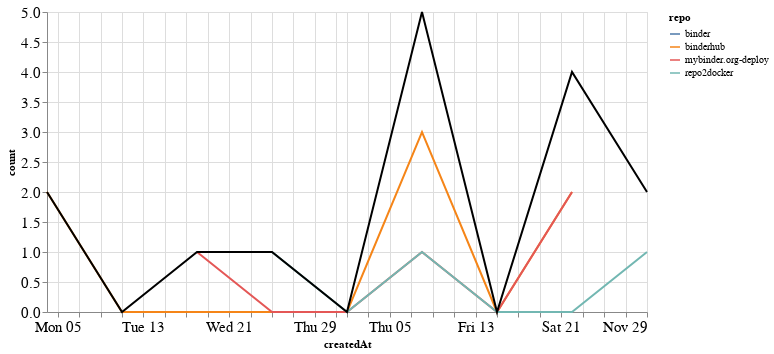

The notebook cell saved with this chart:
### Markdown cell above
### PRs

### Code cell
prs_time = prs.groupby('repo').resample('W', on='createdAt').count()['author'].reset_index()
prs_time = prs_time.rename(columns={'author': 'count'})
prs_time_total = prs_time.groupby('createdAt').agg({"count": "sum"}).reset_index()

ch1 = alt.Chart(prs_time, width=600).mark_line().encode(
    x='createdAt',
    y='count',
    color='repo',
    tooltip="repo"
)

ch2 = alt.Chart(prs_time_total, width=600).mark_line(color="black").encode(
    x='createdAt',
    y='count',
)

ch1 + ch2

### Figure 1 — Vega-Lite specification as saved in the notebook (floating-point values rounded to 4 significant figures)
{"config": {"axisLeft": {"labelFontSize": 15}, "axisBottom": {"labelFontSize": 15}}, "layer": [{"data": {"name": "data-2b7e04bc4e5985698538c0a7ab3ba666"}, "mark": "line", "encoding": {"color": {"type": "nominal", "field": "repo"}, "tooltip": {"type": "nominal", "field": "repo"}, "x": {"type": "temporal", "field": "createdAt"}, "y": {"type": "quantitative", "field": "count"}}, "width": 600}, {"data": {"name": "data-62943cf9728bb646f420d07579dc14bd"}, "mark": {"type": "line", "color": "black"}, "encoding": {"x": {"type": "temporal", "field": "createdAt"}, "y": {"type": "quantitative", "field": "count"}}, "width": 600}], "$schema": "https://vega.github.io/schema/vega-lite/v4.8.1.json", "datasets": {"data-2b7e04bc4e5985698538c0a7ab3ba666": [{"repo": "binder", "createdAt": "2020-11-29T00:00:00", "count": 1}, {"repo": "binderhub", "createdAt": "2020-10-04T00:00:00", "count": 2}, {"repo": "binderhub", "createdAt": "2020-10-11T00:00:00", "count": 0}, {"repo": "binderhub", "createdAt": "2020-10-18T00:00:00", "count": 0}, {"repo": "binderhub", "createdAt": "2020-10-25T00:00:00", "count": 0}, {"repo": "binderhub", "createdAt": "2020-11-01T00:00:00", "count": 0}, {"repo": "binderhub", "createdAt": "2020-11-08T00:00:00", "count": 3}, {"repo": "binderhub", "createdAt": "2020-11-15T00:00:00", "count": 0}, {"repo": "binderhub", "createdAt": "2020-11-22T00:00:00", "count": 2}, {"repo": "mybinder.org-deploy", "createdAt": "2020-10-18T00:00:00", "count": 1}, {"repo": "mybinder.org-deploy", "createdAt": "2020-10-25T00:00:00", "count": 0}, {"repo": "mybinder.org-deploy", "createdAt": "2020-11-01T00:00:00", "count": 0}, {"repo": "mybinder.org-deploy", "createdAt": "2020-11-08T00:00:00", "count": 1}, {"repo": "mybinder.org-deploy", "createdAt": "2020-11-15T00:00:00", "count": 0}, {"repo": "mybinder.org-deploy", "createdAt": "2020-11-22T00:00:00", "count": 2}, {"repo": "repo2docker", "createdAt": "2020-10-25T00:00:00", "count": 1}, {"repo": "repo2docker", "createdAt": "2020-11-01T00:00:00", "count": 0}, {"repo": "repo2docker", "createdAt": "2020-11-08T00:00:00", "count": 1}, {"repo": "repo2docker", "createdAt": "2020-11-15T00:00:00", "count": 0}, {"repo": "repo2docker", "createdAt": "2020-11-22T00:00:00", "count": 0}, {"repo": "repo2docker", "createdAt": "2020-11-29T00:00:00", "count": 1}], "data-62943cf9728bb646f420d07579dc14bd": [{"createdAt": "2020-10-04T00:00:00", "count": 2}, {"createdAt": "2020-10-11T00:00:00", "count": 0}, {"createdAt": "2020-10-18T00:00:00", "count": 1}, {"createdAt": "2020-10-25T00:00:00", "count": 1}, {"createdAt": "2020-11-01T00:00:00", "count": 0}, {"createdAt": "2020-11-08T00:00:00", "count": 5}, {"createdAt": "2020-11-15T00:00:00", "count": 0}, {"createdAt": "2020-11-22T00:00:00", "count": 4}, {"createdAt": "2020-11-29T00:00:00", "count": 2}]}}
